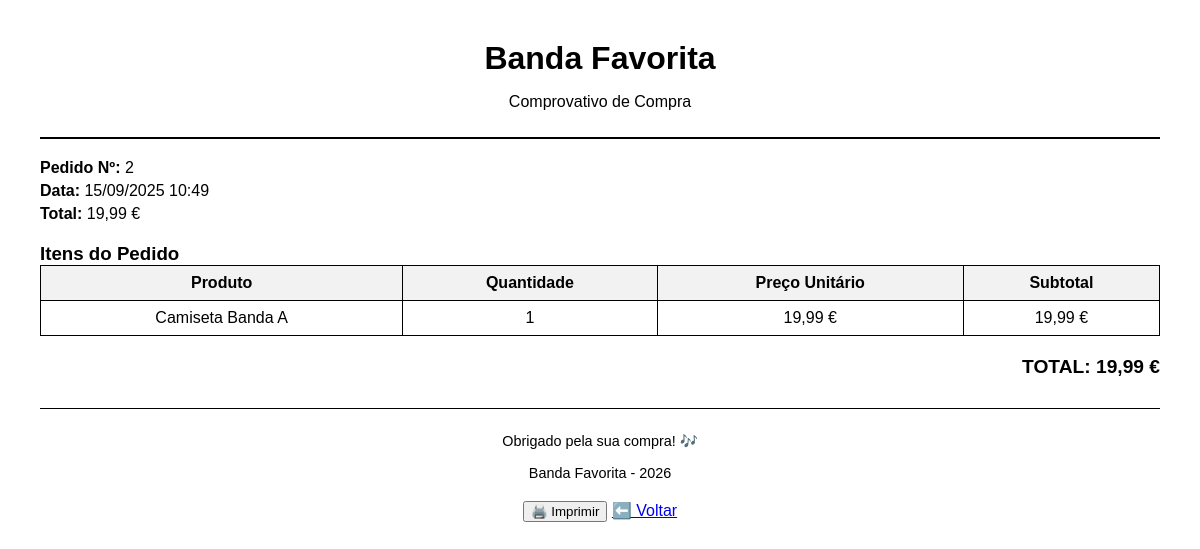
The app's page /site/admin/imprimir.php?id=2 (signed in) with its own data.
### tables this page shows
CREATE TABLE `orders` (
  `id` int(11) NOT NULL,
  `total` decimal(10,2) NOT NULL,
  `created_at` timestamp NOT NULL DEFAULT current_timestamp()
);

CREATE TABLE `order_items` (
  `id` int(11) NOT NULL,
  `order_id` int(11) NOT NULL,
  `product_id` int(11) NOT NULL,
  `qty` int(11) NOT NULL,
  `price` decimal(10,2) NOT NULL
);

CREATE TABLE `products` (
  `id` int(11) NOT NULL,
  `name` varchar(150) NOT NULL,
  `price` decimal(10,2) NOT NULL,
  `description` text DEFAULT NULL,
  `category` varchar(100) DEFAULT NULL,
  `image` varchar(255) DEFAULT NULL
);

### site/admin/imprimir.php (the view, shortened to what this page needs)
<?php
require_once __DIR__ . '/../../conexao/db.php';
$id = (int) $_GET['id'];
$stmt = $pdo->prepare("SELECT * FROM orders WHERE id = ?");
$stmt->execute([$id]);
$order = $stmt->fetch();
$stmt = $pdo->prepare("
    SELECT oi.*, p.name
    FROM order_items oi
    JOIN products p ON oi.product_id = p.id
    WHERE oi.order_id = ?
");
$stmt->execute([$id]);
$items = $stmt->fetchAll();
?>
<!DOCTYPE html>
<html lang="pt">
<head>
        <link rel="stylesheet" href="../css/style.css">
</head>
<body class="pg-imprimir">
<div class="header">
    <h1>Banda Favorita</h1>
    <p>Comprovativo de Compra</p>
</div>
<div class="pedido-info">
    <p><strong>Pedido Nº:</strong> <?= $order['id'] ?></p>
    <p><strong>Data:</strong> <?= date("d/m/Y H:i", strtotime($order['created_at'])) ?></p>
    <p><strong>Total:</strong> <?= number_format($order['total'], 2, ',', '.') ?> €</p>
</div>
<h3>Itens do Pedido</h3>
<table>
    <thead>
        <tr>
            <th>Produto</th>
            <th>Quantidade</th>
            <th>Preço Unitário</th>
            <th>Subtotal</th>
        </tr>
    </thead>
    <tbody>
        <?php foreach($items as $item): ?>
            <tr>
                <td><?= htmlspecialchars($item['name']) ?></td>
                <td><?= $item['qty'] ?></td>
                <td><?= number_format($item['price'], 2, ',', '.') ?> €</td>
                <td><?= number_format($item['qty'] * $item['price'], 2, ',', '.') ?> €</td>
            </tr>
        <?php endforeach; ?>
    </tbody>
</table>
<p class="total">TOTAL: <?= number_format($order['total'], 2, ',', '.') ?> €</p>
<div class="footer">
    <p>Obrigado pela sua compra! 🎶</p>
    <p>Banda Favorita - <?= date("Y") ?></p>
</div>
<div class="no-print" style="text-align:center; margin-top:20px;">
    <button onclick="window.print()">🖨️ Imprimir</button>
    <a href="detalhes.php?id=<?= $order['id'] ?>">⬅️ Voltar</a>
</div>
</body>
</html>

### site/css/style.css (style rules this page uses)
body.pg-imprimir { font-family: Arial, sans-serif; margin: 40px; color: #000; }
.pg-imprimir h1, .pg-imprimir h2, .pg-imprimir h3 { margin: 0; }
.pg-imprimir .header { text-align: center; border-bottom: 2px solid #000; padding-bottom: 10px; margin-bottom: 20px; }
.pg-imprimir .pedido-info { margin-bottom: 20px; }
.pg-imprimir .pedido-info p { margin: 5px 0; }
.pg-imprimir table { width: 100%; border-collapse: collapse; margin-bottom: 20px; }
.pg-imprimir table th, .pg-imprimir table td { border: 1px solid #000; padding: 8px; text-align: center; }
.pg-imprimir table th { background: #f2f2f2; }
.pg-imprimir .total { text-align: right; font-size: 1.2rem; font-weight: bold; }
.pg-imprimir .footer { margin-top: 30px; font-size: 0.9rem; text-align: center; border-top: 1px solid #000; padding-top: 10px; }

### records on screen
orders: id "2", created_at "15/09/2025 10:49", total "19,99"
order_items: product.name "Camiseta Banda A", qty "1", price "19,99", $item['qty'] * $item['price'] "19,99"
